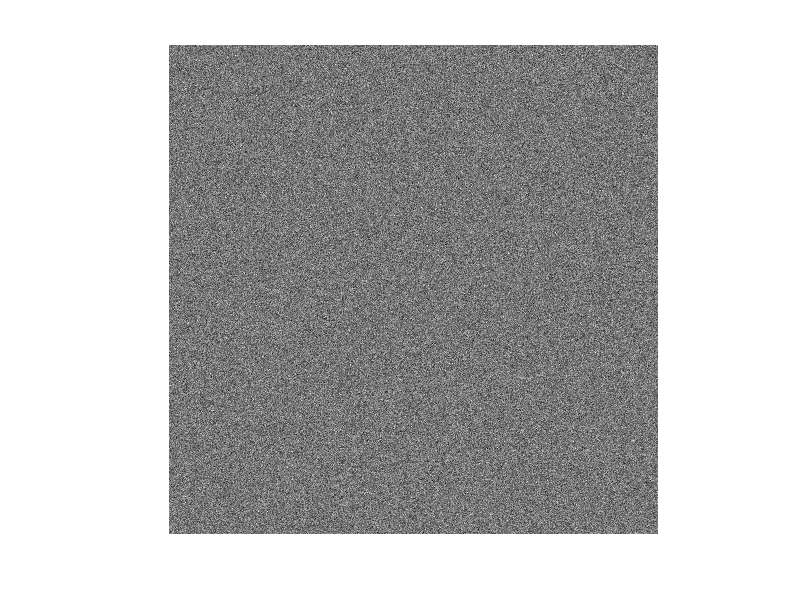

The MATLAB source for this figure: (Note: this script raises an error after producing the figure.)
% asen6084_hw3
close all; clc; clear all;
rng(20220929);
fontSizeVal = 14;
%% Inputs
% 5 objects with photometric SNR
SNR = [ 300 30 ]';
nObjs = numel(SNR);
% Pixel dimensions
mxi_pxl = 500;
mxj_pxl = 500;

m = mxi_pxl * mxj_pxl;
      
% focal distance, aperture diameter, pixel variance, pixel pitch, wavelength 
f_m = 4;
D_m = 0.5;
sig_readnoise = 10;
p_m = 1.5E-6;
lam_m = 500E-9;

%% 1. Create Sequence of Images

% $\sigma_{\theta} - assume 6 sigma theta here assumed here
sixSigTheta_rd = asin(1.22*lam_m*f_m/D_m);

% IFOV
IFOV_rd = 2*atan(p_m/(2*f_m));

% Pixel space theta
sigPsfPixel_pxl = sixSigTheta_rd / (6*IFOV_rd);

% Tracking window params
nSigMult = 10; %<---------ADHOC, prof recommended 6 (good), 10 seems good 12, 15?
               % Note: this will change the repeatable "random" locations
               % because we feed the random number generation different
               % counts
mxiTW_pxl = 2*floor((nSigMult*sigPsfPixel_pxl)/2)+1;
mxjTW_pxl = 2*floor((nSigMult*sigPsfPixel_pxl)/2)+1;
mTW = mxjTW_pxl * mxiTW_pxl;

% Get Number of counts for each object
S = SNR .* sqrt(mTW) .* sig_readnoise; % <--- tracking window mTW


% Poisson ratio, given by professor
lambda_poisson = sig_readnoise^2;

% Create an image with no noise
IM_noBNoise = zeros(mxj_pxl,mxi_pxl);

% Creat an image background with poisson distribution
%  I_{b}
IM_BNoise   = poissrnd(lambda_poisson,mxi_pxl,mxj_pxl);
figure("Name","Image with Background Only");
imshow(mat2gray(IM_BNoise));
set(gca,'FontSize',fontSizeVal) % Creates an axes and sets its FontSize 

% Image with objs and noise initialization
IM_BNoise_Objs = IM_noBNoise;% ---> Do this later: IM_BNoise_Objs = IM_BNoise_Objs + IM_BNoise; % start here

% Setup data retention for each object's own image
IM_Obj_i = repmat(IM_noBNoise,1,1,nObjs);

% RGB is the synthetic image with markers
RGB = IM_noBNoise;

% The random center coordinates [ x_c,  y_c ]
osi_pxl = zeros(nObjs,2);

nFrames = 50;

xStreak = linspace(2,482,nFrames);%linspace(250,250,nFrames);
% yStreak = 4/5.*xStreak;%linspace(2,482,nFrames);
yStreak = 1/3.*xStreak+1;%linspace(2,482,nFrames);

osi_pxl= [xStreak',yStreak'];

ImSeq = repmat(struct('IDATA',zeros([mxi_pxl, mxj_pxl, nFrames ]),...
                      'IDATAwithMarkers',zeros([mxi_pxl, mxj_pxl, nFrames ]),...
                      'BDATA',zeros([mxi_pxl, mxj_pxl, nFrames ])...
                      ),nObjs,1);

% Loop through objects and super position objects
for iObj = 1 : nObjs 
% iObj = 1; % <-- This was for debugging
showNFrames = [10 20 30 40 50 ];
iShow = 1;
for iFrame = 1 : nFrames
   
   
   [tempIM_true, tempRGB, IM_BNoise] = generate_image(SNR(iObj), mxi_pxl, mxj_pxl, f_m, D_m, sig_readnoise, p_m,...
   lam_m, osi_pxl(iFrame,:));
   ImSeq(iObj).IDATA(:,:,iFrame) = tempIM_true;
%    ImSeq(iObj).IDATAwithMarkers(:,:,iFrame) = tempRGB;
   ImSeq(iObj).BDATA(:,:,iFrame) = IM_BNoise;
   IM_BNoise_Objs = tempIM_true;

   % Plot
   if iFrame == showNFrames(iShow)
%    figure("Name",['Image number = ',num2str(iFrame,'%d')]);
% %    imshow(mat2gray(IM_BNoise_Objs));
%    imshowpair(mat2gray(tempIM_true),mat2gray(tempRGB),'montage');
   % h = gca;
   % h.Visible = 'on';
   % It is expected that after each iteration, the image in 
   % the figure drowns out the previous iteration's object
   % because mat2gray normalizes the matrix.
%    hold;
   iShow= iShow + 1;
   end
%    pause(2.5)
end

% Show the syntheic image
% figure("Name","Image with Objects with Background Noise Added");
% IM_BNoise_Objs = IM_BNoise_Objs + IM_BNoise;
% imshow(mat2gray(IM_BNoise_Objs));
% h = gca;
% h.Visible = 'on';

% IM_true = mat2gray(IM_BNoise_Objs); % Older going to use it differently
% here
IM_true = ImSeq(1).IDATA(:,:,end);%IM_BNoise_Objs;
figure("Name","True Synthetic Image with Markers");

OsXY = [osi_pxl(:,2),osi_pxl(:,1)]; % Its a bit funky here but this lines up
RGB = insertMarker(mat2gray(IM_true),OsXY,"plus","Size",12,"Color","magenta");
% hax =  axes('BoxStyle','full');
% ax1 = axes('Position',[0.1 0.1 .6 .6],'Box','on');
% ax2 = axes('Position',[.35 .35 .6 .6],'Box','on');
imshow(RGB)
% imshowpair(IM_true,mat2gray(RGB),'montage');
h = gca;
h.Visible = 'on';
% xticks([0:100:1000]);
% lab = split(num2str([0:100:500,100:100:500]))
% xticklabels(lab);
set(gca,'FontSize',fontSizeVal) % Creates an axes and sets its FontSize 
end


%% 2. Thresholding & Clustering

Bhat = sig_readnoise^2;

Ib = IM_true - Bhat;
figure("Name","Background subtracted Image I - sigma_readnoise");
imshow(mat2gray(Ib));
IB_hat = Ib;
figure("Name","Background Subtracted Image"); imshow(mat2gray(IB_hat))
h = gca;
h.Visible = 'on';
% Plots
figure("Name","True Image next to Background Subtracted Image")
imshowpair(mat2gray(RGB),mat2gray(IB_hat),'montage')
h = gca;
h.Visible = 'on';


%% Match Filter

% Pixel space theta
% sigPsfPixel_pxl

% Tracking window params
nSigMult = 3; %<---------ADHOC, prof recommended 6 (good), 10 seems good 12, 15?
               % Note: this will change the repeatable "random" locations
               % because we feed the random number generation different
               % counts
% mxiTW_pxl = 2*floor((nSigMult*sigPsfPixel_pxl)/2)+1;
% mxjTW_pxl = 2*floor((nSigMult*sigPsfPixel_pxl)/2)+1;
% this is kind of what anthony did
mxiTW_pxl = floor((nSigMult*sigPsfPixel_pxl))+1;
mxjTW_pxl = floor((nSigMult*sigPsfPixel_pxl))+1;
mTW = mxjTW_pxl * mxiTW_pxl;
xrng = 1:mxiTW_pxl;
yrng = 1:mxjTW_pxl;
midpnt = median(xrng);
centMTWrng = xrng - midpnt; % square window

% Convolution function
g = exp(-((centMTWrng/2).^2+(centMTWrng'/2).^2)./(2*sigPsfPixel_pxl^2)); 
% 


% MF Score
% convTic = tic;
MFscore = conv2(Ib, g, 'same');
% convToc = toc(convTic);
% fprintf('Elapsed time for convolution (s): %f\n',convToc)
% 
% 
% % MF Variance
sigmaMF = sqrt(var(MFscore(:)));
% 
% % MF Threshold
nSigMFMult = 4;
T_MF = sigmaMF * nSigMFMult;
% 
% % MF Detections
idxDetMF= MFscore >= T_MF;
DetMFMat = zeros(size(IB_hat));
DetMFMat(idxDetMF) = ones(size(IB_hat(idxDetMF)));

figure("Name","Match Filter Detections Image")
imshow(mat2gray(DetMFMat))
set(gca,'FontSize',fontSizeVal) % Creates an axes and sets its FontSize to 18



[xMFdetc_pxl,yMFdetc_pxl] = find(DetMFMat); %<--- Works


detMF_coord_pxl = [xMFdetc_pxl,yMFdetc_pxl];
disp('Detection coordinates (first few):')
disp(detMF_coord_pxl (1:5,:))

ticDbscan = tic;
[IdxClustMF, C] = dbscan(detMF_coord_pxl ,6*sigPsfPixel_pxl,30);
tocDbscan = toc(ticDbscan);
fprintf('Elapsed time for dbscan (s): %f\n',tocDbscan);
CentroidsMFHat = calc_centroids_from_clusters(yMFdetc_pxl,xMFdetc_pxl,IdxClustMF,DetMFMat);
% 
%% MF Clustering Results Figure
figure("Name","MF Clustering Results")
hold on;
detfig = gscatter(yMFdetc_pxl,xMFdetc_pxl,IdxClustMF);
% detfig(1).Color='k';
% % detfig(2).Color=[0 1 0];
% % detfig(3).Color=[0;139;69]./norm([0;139;69]);%[178;58;238]./norm([178;58;238]);
% % detfig(4).Color=[154;205;50]./norm([154;205;50]);%
% % detfig(5).Color=[102;205;0]./norm([102;205;0]);%
% 
detfig_ax = gca;
detfig_ax.YDir ="reverse";
legend('Object Detection Group',Location='northeast')
xlabel(''); ylabel('')
detfig_ax.FontSize = 14;

hold on;

plot(CentroidsMFHat(:,2),CentroidsMFHat(:,1),'+g','MarkerSize',12,'LineWidth',2,'DisplayName','Est. Centroid');
plot(osi_pxl(:,2),osi_pxl(:,1),'+m','MarkerSize',12,'LineWidth',2,'DisplayName','True Centroid');
axis equal
xlim([0 500])
ylim([0 500])
grid minor;


%% BINARY HYPOTHIS WITH MATCH FILTER
minPntsMat = [[3 3 3]
                [3 10 100]];
nsigmultiterArray=[6 10];
iMinPntsArray = 1;
for iObj = 1:nObjs
   nSigMultIter = nsigmultiterArray(iObj);
   minPntsArray = minPntsMat(iObj,:);
   thisIb = squeeze(ImSeq(iObj).IDATA(:,:,end)-Bhat);
for p_FA = [1e-4 0.01 0.10]

% F0 = cdf('Normal',x,mu,sigPsfPixel_pxl)
% f0 = pdf('Normal',x,mu,sigma)
gamma = icdf('Normal',1-p_FA,0,sigmaMF);

% gamma is now our MF threshold that helps us determine 
% if a given pixel is a detection or not because if our 
% MF score at a pixel is higher than gamma, we can reject H0, right?
% Yes that gives us gamma, or in the MF application that gives us T_MF
% And then you threshold as before, creating a logical matrix based on MF_score >T_MF

% Convolution function
g = exp(-((centMTWrng/2).^2+(centMTWrng'/2).^2)./(2*sigPsfPixel_pxl^2)); 

% MF Score
% convTic = tic;
MFscore = conv2(thisIb, g, 'same');
% convToc = toc(convTic);
% fprintf('Elapsed time for convolution (s): %f\n',convToc)
 
% % MF Variance
sigmaMF = sqrt(var(MFscore(:)));
% 
% % MF Threshold
nSigMFMult = 1;
% T_MF = sigmaMF * nSigMFMult;
T_MF = nSigMFMult *gamma;
% 
% % MF Detections
idxDetMF= MFscore >= T_MF;
DetMFMat = zeros(size(thisIb));
DetMFMat(idxDetMF) = ones(size(thisIb(idxDetMF)));

figure("Name","Match Filter Detections Image")
imshow(mat2gray(DetMFMat))
set(gca,'FontSize',fontSizeVal) % Creates an axes and sets its FontSize to 18



[xMFdetc_pxl,yMFdetc_pxl] = find(DetMFMat); %<--- Works


detMF_coord_pxl = [xMFdetc_pxl,yMFdetc_pxl];
disp('Detection coordinates (first few):')
disp(detMF_coord_pxl (1:5,:))
%%
try
ticDbscan = tic;
[IdxClustMF, C] = dbscan(detMF_coord_pxl ,nSigMultIter*sigPsfPixel_pxl,minPntsArray(iMinPntsArray));
tocDbscan = toc(ticDbscan);
fprintf('Elapsed time for dbscan (s): %f\n',tocDbscan);
CentroidsMFHat = calc_centroids_from_clusters(yMFdetc_pxl,xMFdetc_pxl,IdxClustMF,DetMFMat);

%% MF+BINARY TESTING Clustering Results Figure
figure("Name",['MF+BINARY Clustering Results p_FA = ',num2str(p_FA,'%0.2e')])
hold on;
detfig = gscatter(yMFdetc_pxl,xMFdetc_pxl,IdxClustMF);
% detfig(1).Color='k';
% % detfig(2).Color=[0 1 0];
% % detfig(3).Color=[0;139;69]./norm([0;139;69]);%[178;58;238]./norm([178;58;238]);
% % detfig(4).Color=[154;205;50]./norm([154;205;50]);%
% % detfig(5).Color=[102;205;0]./norm([102;205;0]);%
% 
detfig_ax = gca;
detfig_ax.YDir ="reverse";
legend('Object Detection Group',Location='northeast')
xlabel(''); ylabel('')
detfig_ax.FontSize = 14;

hold on;

plot(CentroidsMFHat(:,2),CentroidsMFHat(:,1),'+g','MarkerSize',12,'LineWidth',2,'DisplayName','Est. Centroid');
plot(osi_pxl(:,2),osi_pxl(:,1),'+m','MarkerSize',12,'LineWidth',2,'DisplayName','True Centroid');
axis equal
xlim([0 500])
ylim([0 500])
grid minor;
catch
   fprintf('dbscan did not work for p_FA = %0.3e\n',p_FA);
end
   iMinPntsArray = iMinPntsArray + 1;
end
end